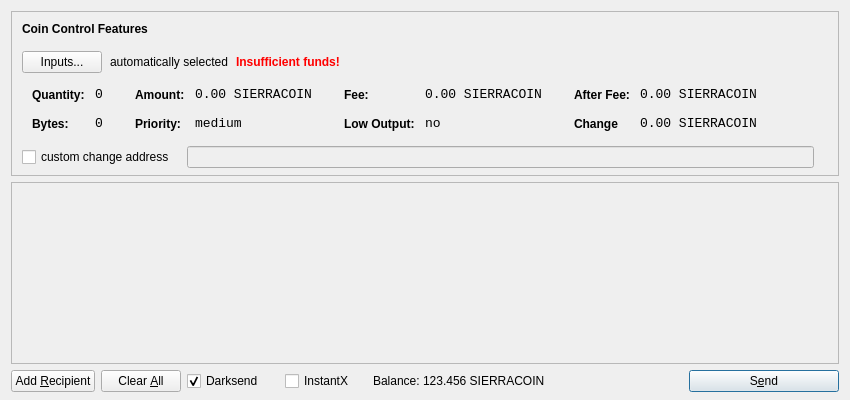
<?xml version="1.0" encoding="UTF-8"?>
<ui version="4.0">
 <class>SendCoinsDialog</class>
 <widget class="QDialog" name="SendCoinsDialog">
  <property name="geometry">
   <rect>
    <x>0</x>
    <y>0</y>
    <width>850</width>
    <height>400</height>
   </rect>
  </property>
  <property name="windowTitle">
   <string>Send Coins</string>
  </property>
  <layout class="QVBoxLayout" name="verticalLayout" stretch="0,1,0">
   <property name="bottomMargin">
    <number>8</number>
   </property>
   <item>
    <widget class="QFrame" name="frameCoinControl">
     <property name="sizePolicy">
      <sizepolicy hsizetype="Expanding" vsizetype="Expanding">
       <horstretch>0</horstretch>
       <verstretch>0</verstretch>
      </sizepolicy>
     </property>
     <property name="maximumSize">
      <size>
       <width>16777215</width>
       <height>16777215</height>
      </size>
     </property>
     <property name="frameShape">
      <enum>QFrame::StyledPanel</enum>
     </property>
     <property name="frameShadow">
      <enum>QFrame::Sunken</enum>
     </property>
     <layout class="QVBoxLayout" name="verticalLayoutCoinControl2">
      <property name="spacing">
       <number>-1</number>
      </property>
      <property name="leftMargin">
       <number>0</number>
      </property>
      <property name="topMargin">
       <number>0</number>
      </property>
      <property name="rightMargin">
       <number>0</number>
      </property>
      <property name="bottomMargin">
       <number>6</number>
      </property>
      <item>
       <layout class="QVBoxLayout" name="verticalLayoutCoinControl" stretch="0,0,0,0,1">
        <property name="spacing">
         <number>0</number>
        </property>
        <property name="leftMargin">
         <number>10</number>
        </property>
        <property name="topMargin">
         <number>10</number>
        </property>
        <item>
         <layout class="QHBoxLayout" name="horizontalLayoutCoinControl1">
          <property name="bottomMargin">
           <number>15</number>
          </property>
          <item>
           <widget class="QLabel" name="labelCoinControlFeatures">
            <property name="sizePolicy">
             <sizepolicy hsizetype="Preferred" vsizetype="Maximum">
              <horstretch>0</horstretch>
              <verstretch>0</verstretch>
             </sizepolicy>
            </property>
            <property name="font">
             <font>
              <weight>75</weight>
              <bold>true</bold>
             </font>
            </property>
            <property name="styleSheet">
             <string notr="true">font-weight:bold;</string>
            </property>
            <property name="text">
             <string>Coin Control Features</string>
            </property>
           </widget>
          </item>
         </layout>
        </item>
        <item>
         <layout class="QHBoxLayout" name="horizontalLayoutCoinControl2" stretch="0,0,0,0">
          <property name="spacing">
           <number>8</number>
          </property>
          <property name="bottomMargin">
           <number>10</number>
          </property>
          <item>
           <widget class="QPushButton" name="pushButtonCoinControl">
            <property name="styleSheet">
             <string notr="true"/>
            </property>
            <property name="text">
             <string>Inputs...</string>
            </property>
           </widget>
          </item>
          <item>
           <widget class="QLabel" name="labelCoinControlAutomaticallySelected">
            <property name="text">
             <string>automatically selected</string>
            </property>
            <property name="margin">
             <number>5</number>
            </property>
           </widget>
          </item>
          <item>
           <widget class="QLabel" name="labelCoinControlInsuffFunds">
            <property name="font">
             <font>
              <weight>75</weight>
              <bold>true</bold>
             </font>
            </property>
            <property name="styleSheet">
             <string notr="true">color:red;font-weight:bold;</string>
            </property>
            <property name="text">
             <string>Insufficient funds!</string>
            </property>
            <property name="margin">
             <number>5</number>
            </property>
           </widget>
          </item>
          <item>
           <spacer name="horizontalSpacerCoinControl">
            <property name="orientation">
             <enum>Qt::Horizontal</enum>
            </property>
            <property name="sizeHint" stdset="0">
             <size>
              <width>40</width>
              <height>1</height>
             </size>
            </property>
           </spacer>
          </item>
         </layout>
        </item>
        <item>
         <widget class="QWidget" name="widgetCoinControl" native="true">
          <property name="sizePolicy">
           <sizepolicy hsizetype="Preferred" vsizetype="Preferred">
            <horstretch>0</horstretch>
            <verstretch>0</verstretch>
           </sizepolicy>
          </property>
          <property name="minimumSize">
           <size>
            <width>0</width>
            <height>0</height>
           </size>
          </property>
          <property name="styleSheet">
           <string notr="true"/>
          </property>
          <layout class="QHBoxLayout" name="horizontalLayoutCoinControl5">
           <property name="margin">
            <number>0</number>
           </property>
           <item>
            <layout class="QHBoxLayout" name="horizontalLayoutCoinControl3" stretch="0,0,0,1">
             <property name="spacing">
              <number>20</number>
             </property>
             <property name="topMargin">
              <number>0</number>
             </property>
             <property name="bottomMargin">
              <number>10</number>
             </property>
             <item>
              <layout class="QFormLayout" name="formLayoutCoinControl1">
               <property name="horizontalSpacing">
                <number>10</number>
               </property>
               <property name="verticalSpacing">
                <number>14</number>
               </property>
               <property name="leftMargin">
                <number>10</number>
               </property>
               <property name="topMargin">
                <number>4</number>
               </property>
               <property name="rightMargin">
                <number>6</number>
               </property>
               <item row="0" column="0">
                <widget class="QLabel" name="labelCoinControlQuantityText">
                 <property name="styleSheet">
                  <string notr="true">font-weight:bold;</string>
                 </property>
                 <property name="text">
                  <string>Quantity:</string>
                 </property>
                 <property name="margin">
                  <number>0</number>
                 </property>
                </widget>
               </item>
               <item row="0" column="1">
                <widget class="QLabel" name="labelCoinControlQuantity">
                 <property name="font">
                  <font>
                   <family>Monospace</family>
                   <pointsize>10</pointsize>
                  </font>
                 </property>
                 <property name="cursor">
                  <cursorShape>IBeamCursor</cursorShape>
                 </property>
                 <property name="contextMenuPolicy">
                  <enum>Qt::ActionsContextMenu</enum>
                 </property>
                 <property name="text">
                  <string>0</string>
                 </property>
                 <property name="margin">
                  <number>0</number>
                 </property>
                 <property name="textInteractionFlags">
                  <set>Qt::LinksAccessibleByMouse|Qt::TextSelectableByKeyboard|Qt::TextSelectableByMouse</set>
                 </property>
                </widget>
               </item>
               <item row="1" column="0">
                <widget class="QLabel" name="labelCoinControlBytesText">
                 <property name="styleSheet">
                  <string notr="true">font-weight:bold;</string>
                 </property>
                 <property name="text">
                  <string>Bytes:</string>
                 </property>
                </widget>
               </item>
               <item row="1" column="1">
                <widget class="QLabel" name="labelCoinControlBytes">
                 <property name="font">
                  <font>
                   <family>Monospace</family>
                   <pointsize>10</pointsize>
                  </font>
                 </property>
                 <property name="cursor">
                  <cursorShape>IBeamCursor</cursorShape>
                 </property>
                 <property name="contextMenuPolicy">
                  <enum>Qt::ActionsContextMenu</enum>
                 </property>
                 <property name="text">
                  <string>0</string>
                 </property>
                 <property name="textInteractionFlags">
                  <set>Qt::LinksAccessibleByMouse|Qt::TextSelectableByKeyboard|Qt::TextSelectableByMouse</set>
                 </property>
                </widget>
               </item>
              </layout>
             </item>
             <item>
              <layout class="QFormLayout" name="formLayoutCoinControl2">
               <property name="horizontalSpacing">
                <number>10</number>
               </property>
               <property name="verticalSpacing">
                <number>14</number>
               </property>
               <property name="leftMargin">
                <number>6</number>
               </property>
               <property name="topMargin">
                <number>4</number>
               </property>
               <property name="rightMargin">
                <number>6</number>
               </property>
               <item row="0" column="0">
                <widget class="QLabel" name="labelCoinControlAmountText">
                 <property name="styleSheet">
                  <string notr="true">font-weight:bold;</string>
                 </property>
                 <property name="text">
                  <string>Amount:</string>
                 </property>
                 <property name="margin">
                  <number>0</number>
                 </property>
                </widget>
               </item>
               <item row="0" column="1">
                <widget class="QLabel" name="labelCoinControlAmount">
                 <property name="font">
                  <font>
                   <family>Monospace</family>
                   <pointsize>10</pointsize>
                  </font>
                 </property>
                 <property name="cursor">
                  <cursorShape>IBeamCursor</cursorShape>
                 </property>
                 <property name="contextMenuPolicy">
                  <enum>Qt::ActionsContextMenu</enum>
                 </property>
                 <property name="text">
                  <string>0.00 SIERRACOIN</string>
                 </property>
                 <property name="textInteractionFlags">
                  <set>Qt::LinksAccessibleByMouse|Qt::TextSelectableByKeyboard|Qt::TextSelectableByMouse</set>
                 </property>
                </widget>
               </item>
               <item row="1" column="0">
                <widget class="QLabel" name="labelCoinControlPriorityText">
                 <property name="styleSheet">
                  <string notr="true">font-weight:bold;</string>
                 </property>
                 <property name="text">
                  <string>Priority:</string>
                 </property>
                </widget>
               </item>
               <item row="1" column="1">
                <widget class="QLabel" name="labelCoinControlPriority">
                 <property name="font">
                  <font>
                   <family>Monospace</family>
                   <pointsize>10</pointsize>
                  </font>
                 </property>
                 <property name="cursor">
                  <cursorShape>IBeamCursor</cursorShape>
                 </property>
                 <property name="contextMenuPolicy">
                  <enum>Qt::ActionsContextMenu</enum>
                 </property>
                 <property name="text">
                  <string>medium</string>
                 </property>
                 <property name="textInteractionFlags">
                  <set>Qt::LinksAccessibleByMouse|Qt::TextSelectableByKeyboard|Qt::TextSelectableByMouse</set>
                 </property>
                </widget>
               </item>
              </layout>
             </item>
             <item>
              <layout class="QFormLayout" name="formLayoutCoinControl3">
               <property name="horizontalSpacing">
                <number>10</number>
               </property>
               <property name="verticalSpacing">
                <number>14</number>
               </property>
               <property name="leftMargin">
                <number>6</number>
               </property>
               <property name="topMargin">
                <number>4</number>
               </property>
               <property name="rightMargin">
                <number>6</number>
               </property>
               <item row="0" column="0">
                <widget class="QLabel" name="labelCoinControlFeeText">
                 <property name="styleSheet">
                  <string notr="true">font-weight:bold;</string>
                 </property>
                 <property name="text">
                  <string>Fee:</string>
                 </property>
                 <property name="margin">
                  <number>0</number>
                 </property>
                </widget>
               </item>
               <item row="0" column="1">
                <widget class="QLabel" name="labelCoinControlFee">
                 <property name="font">
                  <font>
                   <family>Monospace</family>
                   <pointsize>10</pointsize>
                  </font>
                 </property>
                 <property name="cursor">
                  <cursorShape>IBeamCursor</cursorShape>
                 </property>
                 <property name="contextMenuPolicy">
                  <enum>Qt::ActionsContextMenu</enum>
                 </property>
                 <property name="text">
                  <string>0.00 SIERRACOIN</string>
                 </property>
                 <property name="textInteractionFlags">
                  <set>Qt::LinksAccessibleByMouse|Qt::TextSelectableByKeyboard|Qt::TextSelectableByMouse</set>
                 </property>
                </widget>
               </item>
               <item row="1" column="0">
                <widget class="QLabel" name="labelCoinControlLowOutputText">
                 <property name="styleSheet">
                  <string notr="true">font-weight:bold;</string>
                 </property>
                 <property name="text">
                  <string>Low Output:</string>
                 </property>
                </widget>
               </item>
               <item row="1" column="1">
                <widget class="QLabel" name="labelCoinControlLowOutput">
                 <property name="font">
                  <font>
                   <family>Monospace</family>
                   <pointsize>10</pointsize>
                  </font>
                 </property>
                 <property name="cursor">
                  <cursorShape>IBeamCursor</cursorShape>
                 </property>
                 <property name="contextMenuPolicy">
                  <enum>Qt::ActionsContextMenu</enum>
                 </property>
                 <property name="text">
                  <string>no</string>
                 </property>
                 <property name="textInteractionFlags">
                  <set>Qt::LinksAccessibleByMouse|Qt::TextSelectableByKeyboard|Qt::TextSelectableByMouse</set>
                 </property>
                </widget>
               </item>
              </layout>
             </item>
             <item>
              <layout class="QFormLayout" name="formLayoutCoinControl4">
               <property name="horizontalSpacing">
                <number>10</number>
               </property>
               <property name="verticalSpacing">
                <number>14</number>
               </property>
               <property name="leftMargin">
                <number>6</number>
               </property>
               <property name="topMargin">
                <number>4</number>
               </property>
               <property name="rightMargin">
                <number>6</number>
               </property>
               <item row="0" column="0">
                <widget class="QLabel" name="labelCoinControlAfterFeeText">
                 <property name="styleSheet">
                  <string notr="true">font-weight:bold;</string>
                 </property>
                 <property name="text">
                  <string>After Fee:</string>
                 </property>
                 <property name="margin">
                  <number>0</number>
                 </property>
                </widget>
               </item>
               <item row="0" column="1">
                <widget class="QLabel" name="labelCoinControlAfterFee">
                 <property name="font">
                  <font>
                   <family>Monospace</family>
                   <pointsize>10</pointsize>
                  </font>
                 </property>
                 <property name="cursor">
                  <cursorShape>IBeamCursor</cursorShape>
                 </property>
                 <property name="contextMenuPolicy">
                  <enum>Qt::ActionsContextMenu</enum>
                 </property>
                 <property name="text">
                  <string>0.00 SIERRACOIN</string>
                 </property>
                 <property name="textInteractionFlags">
                  <set>Qt::LinksAccessibleByMouse|Qt::TextSelectableByKeyboard|Qt::TextSelectableByMouse</set>
                 </property>
                </widget>
               </item>
               <item row="1" column="0">
                <widget class="QLabel" name="labelCoinControlChangeText">
                 <property name="styleSheet">
                  <string notr="true">font-weight:bold;</string>
                 </property>
                 <property name="text">
                  <string>Change</string>
                 </property>
                </widget>
               </item>
               <item row="1" column="1">
                <widget class="QLabel" name="labelCoinControlChange">
                 <property name="font">
                  <font>
                   <family>Monospace</family>
                   <pointsize>10</pointsize>
                  </font>
                 </property>
                 <property name="cursor">
                  <cursorShape>IBeamCursor</cursorShape>
                 </property>
                 <property name="contextMenuPolicy">
                  <enum>Qt::ActionsContextMenu</enum>
                 </property>
                 <property name="text">
                  <string>0.00 SIERRACOIN</string>
                 </property>
                 <property name="textInteractionFlags">
                  <set>Qt::LinksAccessibleByMouse|Qt::TextSelectableByKeyboard|Qt::TextSelectableByMouse</set>
                 </property>
                </widget>
               </item>
              </layout>
             </item>
            </layout>
           </item>
          </layout>
         </widget>
        </item>
        <item>
         <layout class="QHBoxLayout" name="horizontalLayoutCoinControl4" stretch="0,0,0">
          <property name="spacing">
           <number>12</number>
          </property>
          <property name="sizeConstraint">
           <enum>QLayout::SetDefaultConstraint</enum>
          </property>
          <property name="topMargin">
           <number>5</number>
          </property>
          <property name="rightMargin">
           <number>5</number>
          </property>
          <item>
           <widget class="QCheckBox" name="checkBoxCoinControlChange">
            <property name="text">
             <string>custom change address</string>
            </property>
           </widget>
          </item>
          <item>
           <widget class="QLineEdit" name="lineEditCoinControlChange">
            <property name="enabled">
             <bool>false</bool>
            </property>
            <property name="sizePolicy">
             <sizepolicy hsizetype="Expanding" vsizetype="Fixed">
              <horstretch>0</horstretch>
              <verstretch>0</verstretch>
             </sizepolicy>
            </property>
           </widget>
          </item>
          <item>
           <widget class="QLabel" name="labelCoinControlChangeLabel">
            <property name="sizePolicy">
             <sizepolicy hsizetype="Preferred" vsizetype="Expanding">
              <horstretch>0</horstretch>
              <verstretch>0</verstretch>
             </sizepolicy>
            </property>
            <property name="minimumSize">
             <size>
              <width>0</width>
              <height>0</height>
             </size>
            </property>
            <property name="text">
             <string/>
            </property>
            <property name="margin">
             <number>3</number>
            </property>
           </widget>
          </item>
         </layout>
        </item>
        <item>
         <spacer name="verticalSpacerCoinControl">
          <property name="orientation">
           <enum>Qt::Vertical</enum>
          </property>
          <property name="sizeHint" stdset="0">
           <size>
            <width>800</width>
            <height>1</height>
           </size>
          </property>
         </spacer>
        </item>
       </layout>
      </item>
     </layout>
    </widget>
   </item>
   <item>
    <widget class="QScrollArea" name="scrollArea">
     <property name="widgetResizable">
      <bool>true</bool>
     </property>
     <widget class="QWidget" name="scrollAreaWidgetContents">
      <property name="geometry">
       <rect>
        <x>0</x>
        <y>0</y>
        <width>830</width>
        <height>165</height>
       </rect>
      </property>
      <layout class="QVBoxLayout" name="verticalLayout_2">
       <property name="margin">
        <number>0</number>
       </property>
       <item>
        <layout class="QVBoxLayout" name="entries">
         <property name="spacing">
          <number>6</number>
         </property>
        </layout>
       </item>
       <item>
        <spacer name="verticalSpacer">
         <property name="orientation">
          <enum>Qt::Vertical</enum>
         </property>
         <property name="sizeHint" stdset="0">
          <size>
           <width>20</width>
           <height>40</height>
          </size>
         </property>
        </spacer>
       </item>
      </layout>
     </widget>
    </widget>
   </item>
   <item>
    <layout class="QHBoxLayout" name="horizontalLayout">
     <item>
      <widget class="QPushButton" name="addButton">
       <property name="toolTip">
        <string>Send to multiple recipients at once</string>
       </property>
       <property name="text">
        <string>Add &amp;Recipient</string>
       </property>
       <property name="autoDefault">
        <bool>false</bool>
       </property>
      </widget>
     </item>
     <item>
      <widget class="QPushButton" name="clearButton">
       <property name="sizePolicy">
        <sizepolicy hsizetype="Minimum" vsizetype="Fixed">
         <horstretch>0</horstretch>
         <verstretch>0</verstretch>
        </sizepolicy>
       </property>
       <property name="toolTip">
        <string>Remove all transaction fields</string>
       </property>
       <property name="text">
        <string>Clear &amp;All</string>
       </property>
       <property name="autoRepeatDelay">
        <number>300</number>
       </property>
       <property name="autoDefault">
        <bool>false</bool>
       </property>
      </widget>
     </item>
     <item>
      <layout class="QHBoxLayout" name="horizontalLayout_2">
       <property name="spacing">
        <number>3</number>
       </property>
        <item>
        <widget class="QCheckBox" name="checkUseDarksend">
         <property name="minimumSize">
          <size>
           <width>95</width>
           <height>0</height>
          </size>
         </property>
         <property name="text">
          <string>Darksend</string>
         </property>
         <property name="checked">
          <bool>true</bool>
         </property>
        </widget>
       </item>
       <item>
        <widget class="QCheckBox" name="checkInstantX">
         <property name="enabled">
          <bool>true</bool>
         </property>
         <property name="minimumSize">
          <size>
           <width>85</width>
           <height>0</height>
          </size>
         </property>
         <property name="text">
          <string>InstantX</string>
         </property>
        </widget>
       </item>
       <item>
        <widget class="QLabel" name="label">
         <property name="sizePolicy">
          <sizepolicy hsizetype="Preferred" vsizetype="Fixed">
           <horstretch>0</horstretch>
           <verstretch>0</verstretch>
          </sizepolicy>
         </property>
         <property name="text">
          <string>Balance:</string>
         </property>
        </widget>
       </item>
       <item>
        <widget class="QLabel" name="labelBalance">
         <property name="sizePolicy">
          <sizepolicy hsizetype="Preferred" vsizetype="Fixed">
           <horstretch>0</horstretch>
           <verstretch>0</verstretch>
          </sizepolicy>
         </property>
         <property name="cursor">
          <cursorShape>IBeamCursor</cursorShape>
         </property>
         <property name="text">
          <string>123.456 SIERRACOIN</string>
         </property>
         <property name="textInteractionFlags">
          <set>Qt::LinksAccessibleByMouse|Qt::TextSelectableByKeyboard|Qt::TextSelectableByMouse</set>
         </property>
        </widget>
       </item>
      </layout>
     </item>
     <item>
      <spacer name="horizontalSpacer">
       <property name="orientation">
        <enum>Qt::Horizontal</enum>
       </property>
       <property name="sizeHint" stdset="0">
        <size>
         <width>40</width>
         <height>20</height>
        </size>
       </property>
      </spacer>
     </item>
     <item>
      <widget class="QPushButton" name="sendButton">
       <property name="minimumSize">
        <size>
         <width>150</width>
         <height>0</height>
        </size>
       </property>
       <property name="toolTip">
        <string>Confirm the send action</string>
       </property>
       <property name="text">
        <string>S&amp;end</string>
       </property>
       <property name="icon">
        <iconset resource="../bitcoin.qrc">
         <normaloff>:/icons/send</normaloff>:/icons/send</iconset>
       </property>
       <property name="default">
        <bool>true</bool>
       </property>
      </widget>
     </item>
    </layout>
   </item>
  </layout>
 </widget>
 <resources>
  <include location="../bitcoin.qrc"/>
 </resources>
 <connections/>
</ui>
